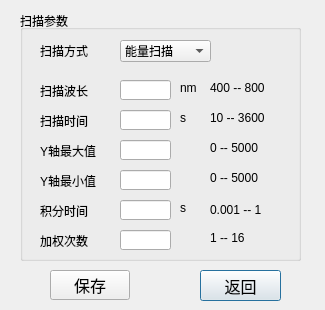
<?xml version="1.0" encoding="UTF-8"?>
<ui version="4.0">
 <class>timesweepsrt_dlg</class>
 <widget class="QDialog" name="timesweepsrt_dlg">
  <property name="geometry">
   <rect>
    <x>0</x>
    <y>0</y>
    <width>325</width>
    <height>310</height>
   </rect>
  </property>
  <property name="windowTitle">
   <string>Dialog</string>
  </property>
  <widget class="QPushButton" name="Btn_Quit">
   <property name="geometry">
    <rect>
     <x>200</x>
     <y>270</y>
     <width>81</width>
     <height>31</height>
    </rect>
   </property>
   <property name="font">
    <font>
     <pointsize>12</pointsize>
    </font>
   </property>
   <property name="text">
    <string>返回</string>
   </property>
  </widget>
  <widget class="QPushButton" name="Btn_Save">
   <property name="geometry">
    <rect>
     <x>50</x>
     <y>270</y>
     <width>80</width>
     <height>30</height>
    </rect>
   </property>
   <property name="font">
    <font>
     <pointsize>12</pointsize>
    </font>
   </property>
   <property name="text">
    <string>保存</string>
   </property>
  </widget>
  <widget class="QGroupBox" name="groupBox_ScanSet">
   <property name="geometry">
    <rect>
     <x>20</x>
     <y>10</y>
     <width>281</width>
     <height>251</height>
    </rect>
   </property>
   <property name="title">
    <string>扫描参数</string>
   </property>
   <property name="alignment">
    <set>Qt::AlignLeading|Qt::AlignLeft|Qt::AlignVCenter</set>
   </property>
   <widget class="QComboBox" name="Box_SpeMode">
    <property name="geometry">
     <rect>
      <x>100</x>
      <y>30</y>
      <width>91</width>
      <height>22</height>
     </rect>
    </property>
    <property name="layoutDirection">
     <enum>Qt::LeftToRight</enum>
    </property>
    <item>
     <property name="text">
      <string>能量扫描</string>
     </property>
    </item>
    <item>
     <property name="text">
      <string>吸光度扫描</string>
     </property>
    </item>
    <item>
     <property name="text">
      <string>透射比扫描</string>
     </property>
    </item>
   </widget>
   <widget class="QLabel" name="label_12">
    <property name="geometry">
     <rect>
      <x>20</x>
      <y>30</y>
      <width>71</width>
      <height>21</height>
     </rect>
    </property>
    <property name="text">
     <string>扫描方式</string>
    </property>
   </widget>
   <widget class="QLabel" name="label_14">
    <property name="geometry">
     <rect>
      <x>20</x>
      <y>130</y>
      <width>81</width>
      <height>21</height>
     </rect>
    </property>
    <property name="text">
     <string>Y轴最大值</string>
    </property>
   </widget>
   <widget class="QLabel" name="label_13">
    <property name="geometry">
     <rect>
      <x>20</x>
      <y>160</y>
      <width>81</width>
      <height>21</height>
     </rect>
    </property>
    <property name="text">
     <string>Y轴最小值</string>
    </property>
   </widget>
   <widget class="QLineEdit" name="Edit_YMax">
    <property name="geometry">
     <rect>
      <x>100</x>
      <y>130</y>
      <width>51</width>
      <height>20</height>
     </rect>
    </property>
    <property name="toolTip">
     <string>输入范围0至5000</string>
    </property>
    <property name="text">
     <string/>
    </property>
    <property name="alignment">
     <set>Qt::AlignCenter</set>
    </property>
   </widget>
   <widget class="QLineEdit" name="Edit_YMin">
    <property name="geometry">
     <rect>
      <x>100</x>
      <y>160</y>
      <width>51</width>
      <height>20</height>
     </rect>
    </property>
    <property name="toolTip">
     <string>输入范围0至5000</string>
    </property>
    <property name="text">
     <string/>
    </property>
    <property name="alignment">
     <set>Qt::AlignCenter</set>
    </property>
   </widget>
   <widget class="QLineEdit" name="Edit_AverageS">
    <property name="geometry">
     <rect>
      <x>100</x>
      <y>220</y>
      <width>51</width>
      <height>20</height>
     </rect>
    </property>
    <property name="toolTip">
     <string>输入范围1至16次</string>
    </property>
    <property name="text">
     <string/>
    </property>
    <property name="alignment">
     <set>Qt::AlignCenter</set>
    </property>
    <property name="dragEnabled">
     <bool>true</bool>
    </property>
   </widget>
   <widget class="QLabel" name="label_9">
    <property name="geometry">
     <rect>
      <x>20</x>
      <y>220</y>
      <width>81</width>
      <height>21</height>
     </rect>
    </property>
    <property name="text">
     <string>加权次数</string>
    </property>
   </widget>
   <widget class="QLabel" name="label_10">
    <property name="geometry">
     <rect>
      <x>20</x>
      <y>190</y>
      <width>81</width>
      <height>21</height>
     </rect>
    </property>
    <property name="text">
     <string>积分时间</string>
    </property>
   </widget>
   <widget class="QLineEdit" name="Edit_CCDtime">
    <property name="geometry">
     <rect>
      <x>100</x>
      <y>190</y>
      <width>51</width>
      <height>20</height>
     </rect>
    </property>
    <property name="toolTip">
     <string>输入范围0.005至1s</string>
    </property>
    <property name="text">
     <string/>
    </property>
    <property name="alignment">
     <set>Qt::AlignCenter</set>
    </property>
   </widget>
   <widget class="QLabel" name="label_11">
    <property name="geometry">
     <rect>
      <x>190</x>
      <y>190</y>
      <width>91</width>
      <height>20</height>
     </rect>
    </property>
    <property name="text">
     <string>0.001 -- 1</string>
    </property>
   </widget>
   <widget class="QLabel" name="label_5">
    <property name="geometry">
     <rect>
      <x>20</x>
      <y>100</y>
      <width>81</width>
      <height>21</height>
     </rect>
    </property>
    <property name="text">
     <string>扫描时间</string>
    </property>
   </widget>
   <widget class="QLineEdit" name="Edit_SpeSumTime">
    <property name="geometry">
     <rect>
      <x>100</x>
      <y>100</y>
      <width>51</width>
      <height>20</height>
     </rect>
    </property>
    <property name="toolTip">
     <string>输入范围400至800nm</string>
    </property>
    <property name="text">
     <string/>
    </property>
    <property name="alignment">
     <set>Qt::AlignCenter</set>
    </property>
   </widget>
   <widget class="QLabel" name="label_6">
    <property name="geometry">
     <rect>
      <x>20</x>
      <y>70</y>
      <width>81</width>
      <height>21</height>
     </rect>
    </property>
    <property name="text">
     <string>扫描波长</string>
    </property>
   </widget>
   <widget class="QLabel" name="label_7">
    <property name="geometry">
     <rect>
      <x>160</x>
      <y>70</y>
      <width>21</width>
      <height>16</height>
     </rect>
    </property>
    <property name="text">
     <string>nm</string>
    </property>
   </widget>
   <widget class="QLabel" name="label_8">
    <property name="geometry">
     <rect>
      <x>160</x>
      <y>100</y>
      <width>21</width>
      <height>16</height>
     </rect>
    </property>
    <property name="text">
     <string>s</string>
    </property>
   </widget>
   <widget class="QLineEdit" name="Edit_SpeWave">
    <property name="geometry">
     <rect>
      <x>100</x>
      <y>70</y>
      <width>51</width>
      <height>20</height>
     </rect>
    </property>
    <property name="toolTip">
     <string>输入范围400至800nm</string>
    </property>
    <property name="statusTip">
     <string/>
    </property>
    <property name="text">
     <string/>
    </property>
    <property name="alignment">
     <set>Qt::AlignCenter</set>
    </property>
   </widget>
   <widget class="QLabel" name="label">
    <property name="geometry">
     <rect>
      <x>190</x>
      <y>220</y>
      <width>61</width>
      <height>16</height>
     </rect>
    </property>
    <property name="text">
     <string>1 -- 16</string>
    </property>
   </widget>
   <widget class="QLabel" name="label_3">
    <property name="geometry">
     <rect>
      <x>190</x>
      <y>130</y>
      <width>71</width>
      <height>16</height>
     </rect>
    </property>
    <property name="text">
     <string>0 -- 5000</string>
    </property>
   </widget>
   <widget class="QLabel" name="label_27">
    <property name="geometry">
     <rect>
      <x>190</x>
      <y>160</y>
      <width>81</width>
      <height>16</height>
     </rect>
    </property>
    <property name="text">
     <string>0 -- 5000</string>
    </property>
   </widget>
   <widget class="QLabel" name="label_28">
    <property name="geometry">
     <rect>
      <x>190</x>
      <y>100</y>
      <width>81</width>
      <height>16</height>
     </rect>
    </property>
    <property name="text">
     <string>10 -- 3600</string>
    </property>
   </widget>
   <widget class="QLabel" name="label_29">
    <property name="geometry">
     <rect>
      <x>190</x>
      <y>70</y>
      <width>81</width>
      <height>16</height>
     </rect>
    </property>
    <property name="text">
     <string>400 -- 800</string>
    </property>
   </widget>
   <widget class="QLabel" name="label_15">
    <property name="geometry">
     <rect>
      <x>160</x>
      <y>190</y>
      <width>21</width>
      <height>16</height>
     </rect>
    </property>
    <property name="text">
     <string>s</string>
    </property>
   </widget>
  </widget>
 </widget>
 <resources/>
 <connections/>
</ui>
